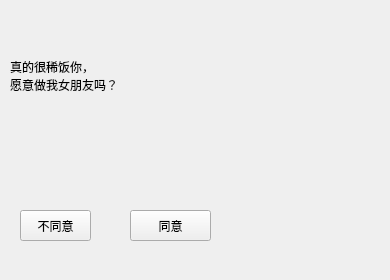
<?xml version="1.0" encoding="UTF-8"?>
<ui version="4.0">
 <class>CTKT</class>
 <widget class="QWidget" name="CTKT">
  <property name="geometry">
   <rect>
    <x>0</x>
    <y>0</y>
    <width>390</width>
    <height>280</height>
   </rect>
  </property>
  <property name="windowTitle">
   <string>发自内心的话</string>
  </property>
  <widget class="QLabel" name="label">
   <property name="geometry">
    <rect>
     <x>10</x>
     <y>20</y>
     <width>211</width>
     <height>111</height>
    </rect>
   </property>
   <property name="text">
    <string>真的很稀饭你，
愿意做我女朋友吗？</string>
   </property>
  </widget>
  <widget class="QPushButton" name="agreeButton">
   <property name="geometry">
    <rect>
     <x>130</x>
     <y>210</y>
     <width>81</width>
     <height>31</height>
    </rect>
   </property>
   <property name="text">
    <string>同意</string>
   </property>
   <property name="icon">
    <iconset theme=":/hart.ico"/>
   </property>
   <property name="iconSize">
    <size>
     <width>30</width>
     <height>30</height>
    </size>
   </property>
  </widget>
  <widget class="QPushButton" name="disagreeButton">
   <property name="geometry">
    <rect>
     <x>20</x>
     <y>210</y>
     <width>71</width>
     <height>31</height>
    </rect>
   </property>
   <property name="text">
    <string>不同意</string>
   </property>
  </widget>
  <widget class="QLabel" name="pictureMain">
   <property name="geometry">
    <rect>
     <x>210</x>
     <y>0</y>
     <width>181</width>
     <height>181</height>
    </rect>
   </property>
   <property name="text">
    <string/>
   </property>
   <property name="pixmap">
    <pixmap>://20200726180125.jpg</pixmap>
   </property>
   <property name="scaledContents">
    <bool>true</bool>
   </property>
  </widget>
  <zorder>pictureMain</zorder>
  <zorder>label</zorder>
  <zorder>agreeButton</zorder>
  <zorder>disagreeButton</zorder>
 </widget>
 <resources/>
 <connections/>
</ui>
